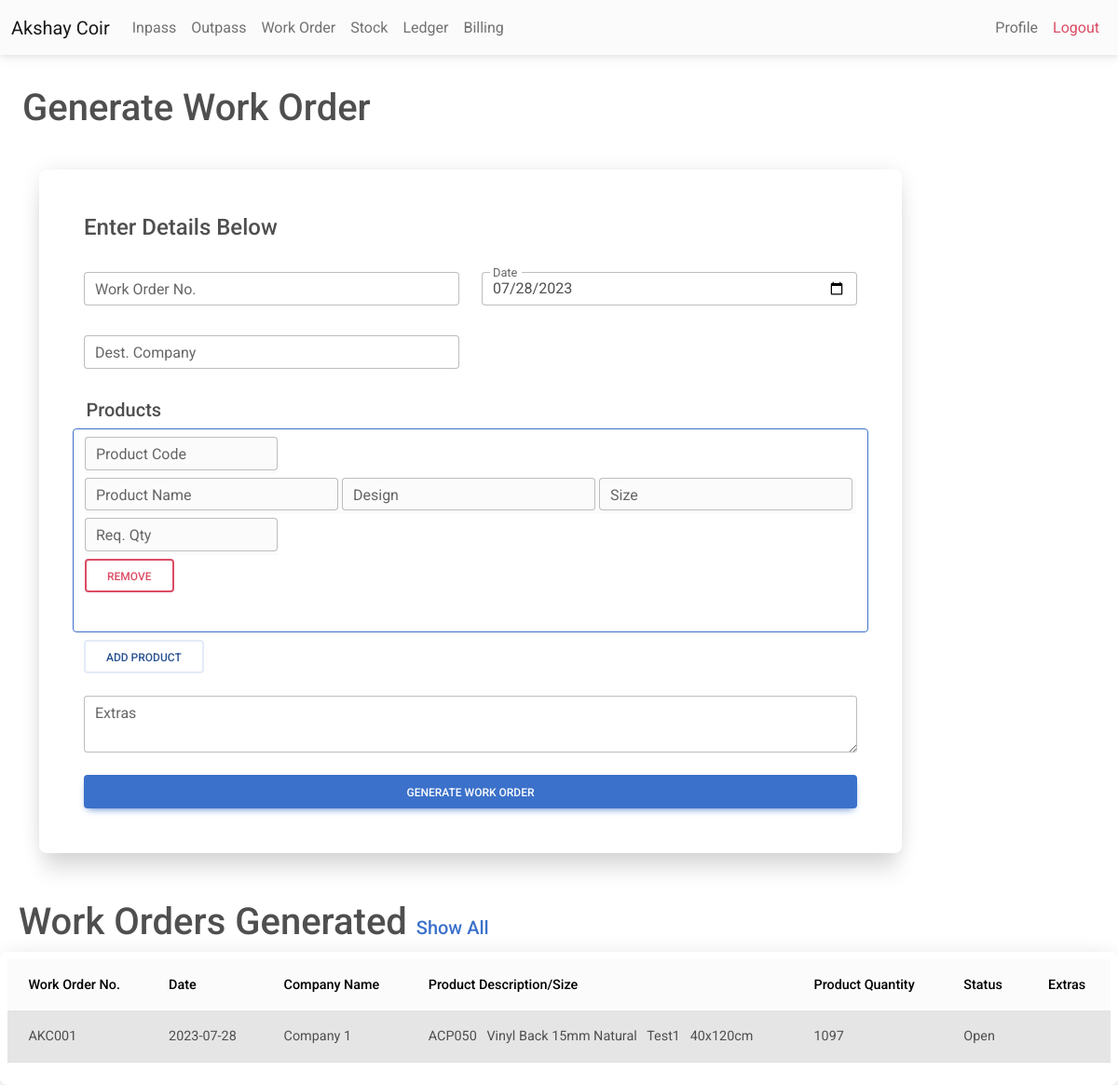
/workorder.php (signed in), run on the app's committed database.
### tables this page shows
CREATE TABLE IF NOT EXISTS `profile` (
  `name` varchar(50) NOT NULL,
  `wo` varchar(25) NOT NULL,
  `gstin` varchar(50) NOT NULL,
  `phoneno` varchar(15) NOT NULL,
  `inpass_count` int NOT NULL DEFAULT '1',
  `outpass_count` int NOT NULL DEFAULT '1',
  `user_id` varchar(50) NOT NULL,
  `password` varchar(255) NOT NULL,
  PRIMARY KEY (`user_id`)
);

CREATE TABLE IF NOT EXISTS `work_orders` (
  `id` int NOT NULL AUTO_INCREMENT,
  `date` date NOT NULL,
  `work_order_no` varchar(25) NOT NULL,
  `company` varchar(50) NOT NULL,
  `extras` varchar(50) NOT NULL,
  `status` varchar(20) NOT NULL DEFAULT 'Open',
  `timestamp` timestamp NOT NULL DEFAULT CURRENT_TIMESTAMP,
  `user_id` varchar(50) NOT NULL,
  PRIMARY KEY (`id`),
  UNIQUE KEY `work_order_no` (`work_order_no`)
);

CREATE TABLE IF NOT EXISTS `work_order_products` (
  `work_order_no` varchar(25) NOT NULL,
  `date_of_entry` date NOT NULL,
  `code` varchar(25) NOT NULL,
  `name` varchar(50) NOT NULL,
  `design` varchar(50) NOT NULL,
  `size` varchar(25) NOT NULL,
  `org_qty` int NOT NULL,
  `qty` int NOT NULL,
  `user_id` varchar(50) NOT NULL
);

### checkuserlogin.php (called while the page is built, shortened)
<?php
include 'conn.php';
$user_check = $_SESSION['username'];
$ses_sql = mysqli_query($conn, "select user_id from profile where user_id='$user_check'");
$row = mysqli_fetch_array($ses_sql, MYSQLI_ASSOC);
$loggedin_session = $row['user_id'];
?>

### workorder.php (the view, shortened to what this page needs)
<?php
include 'conn.php';
include 'nav.php';
?>
<?php
$sql4 = "select * from work_orders,work_order_products where work_orders.work_order_no = work_order_products.work_order_no AND work_orders.user_id = '" . (string) $loggedin_session . "' AND work_order_products.user_id = '" . (string) $loggedin_session . "' order by timestamp desc LIMIT 5";
$retval3 = mysqli_query($conn, $sql4);
?>
<html>
<body>
    <main>
        <br>
        <h1 class='mt-2 ms-4'>Generate Work Order</h1>
        <div class="container">
            <div class='row justify-content'>
                <div class="col-xl-10">
                    <br>
                    <form name='work_orders' class="bg-white rounded-5 shadow-5-strong p-5" method="POST">
                        <h4>Enter Details Below</h4> <br>
                        <div class="row mb-2">
                            <div class="col">
                                <div class="form-outline">
                                    <input type="text" id="workorderno" class="form-control" required
                                        name='work_order_no'>
                                    <label for='workorderno' class='form-label'>Work Order No.</label>
                                </div>
                            </div>
                            <div class="col">
                                <div class="form-outline datepicker">
                                    <input type="date" id='date' class="form-control" required name='date'>
                                    <label for='date' class='form-label'>Date</label>
                                </div>
                            </div>
                        </div>
                        <div class="row mb-2">
                            <div class="col">
                                <div class="form-outline mb-4">
                                    <input list='companylist' id='cname' class="form-control" required type="text"
                                        name='company_name'>
                                    <label for='cname' class='form-label'>Dest. Company</label>
                                </div>
                            </div>
                            <div class="col">
                            </div>
                        </div>
                        <label class="form-check-label">
                            <h5>Products</h5>
                        </label> <br>
                        <div id='product_fields' class='row  border border-1 border-primary rounded pt-2 mb-2'>
                        </div>
                        <button type="button" id="add_product_field" class="btn btn-outline-secondary"
                            data-mdb-ripple-color="dark">Add Product</button> <br>
                        <div class="form-outline mb-4 mt-4">
                            <textarea name='extras' id='extras' class='form-control'></textarea>
                            <label for='extras' class='form-label'>Extras</label>
                        </div>
                        <button type="submit" class="btn btn-primary btn-block" name="work_orders">Generate Work
                            Order</button>
                    </form> <br>
                </div>
            </div>
        </div>
        <div class="container mt-4 ms-2">
            <div class="col">
                <h1>Work Orders Generated <a href="workordershowall.php?f=0" class="fs-5" target="_blank">Show All</a>
                </h1>
            </div>
        </div>
        <div class="container-fluid mt-2 p-2 bg-white rounded-5 shadow-5-strong">
            <table class='table'>
                <thead class="table-light">
                    <th>
                        Work Order No.
                    </th>
                    <th>
                        Date
                    </th>
                    <th>
                        Company Name
                    </th>
                    <th>
                        Product Description/Size
                    </th>
                    <th>
                        Product Quantity
                    </th>
                    <th>
                        Status
                    </th>
                    <th>
                        Extras
                    </th>
                </thead>
                <tbody>
                    <tr>
                        <?php
                        $cur_no = -1;
                        $table_active = '';
                        while ($row = $retval3->fetch_assoc()) {
                            if ($cur_no == $row['work_order_no']) {
                            } else {
                                if ($table_active == 'table-active') {
                                    $table_active = '';
                                } else {
                                    $table_active = 'table-active';
                                }
                            }
                            if (!empty($row)) {
                                echo "
            <tr class='$table_active'>
            <td>
            {$row['work_order_no']}
            </td>
            <td>
            {$row['date']}
            </td>
            <td>
            {$row['company']}
            </td>
            <td>
            {$row['code']}
            &nbsp;
            " . ucwords($row['name']) . "
            &nbsp;
            " . ucwords($row['design']) . "
            &nbsp;
            {$row['size']}
            </td>
            <td>
            {$row['qty']}
            </td>
            <td>
            {$row['status']}
            </td>
            <td>
            {$row['extras']}
            </td>
            </tr>
            ";
                                $cur_no = $row['work_order_no'];
                            }
                        }
                        ?>
                    </tr>
                </tbody>
            </table>
        </div>
    </main>
</body>
</html>

### nav.php (shortened to what this page needs)
<?php
include 'checkuserlogin.php';
?>
<!DOCTYPE html>
<html>
<link rel="stylesheet" href="https://cdnjs.cloudflare.com/ajax/libs/font-awesome/6.0.0/css/all.min.css" />
<link rel="stylesheet" href="css/mdb.min.css" />
<?php
if(isset($loggedin_session)){
$userName = mysqli_fetch_assoc(mysqli_query($conn,"select name from profile where user_id = '".(string)$loggedin_session."'"))['name'];
}
?>
<body>
    <div id='dontprintnav'>
        <nav class="navbar navbar-expand-lg navbar-light bg-light">
            <div class="container-fluid">
                <a class="navbar-brand" href="profile.php"><?php echo $userName;?></a>
                <div class="collapse navbar-collapse" id="navbarNav">
                    <ul class="navbar-nav">
                        <li class="nav-item">
                            <a class="nav-link" href="inpass.php">Inpass</a>
                        </li>
                        <li class="nav-item">
                            <a class="nav-link" href="outpass.php">Outpass</a>
                        </li>
                        <li class="nav-item">
                            <a class="nav-link" href="workorder.php">Work Order</a>
                        </li>
                        <li class="nav-item">
                            <a class="nav-link" href="stock.php?f=0">Stock</a>
                        </li>
                        <li class="nav-item">
                            <a class="nav-link" href="ledger.php?f=0">Ledger</a>
                        </li>
                        <li class="nav-item">
                            <a class="nav-link" href="billing_workorder.php">Billing</a>
                        </li>
                    </ul>
                </div>
                <ul class="navbar-nav">
                    <div class="d-flex align-items-center">
                        <li class="nav-item">
                            <a class="nav-link" href="profile.php">Profile</a>
                        </li>
                        <li class="nav-item">
                            <a class="nav-link text-danger" href="logout.php">Logout</a>
                        </li>
                    </div>
                </ul>
            </div>
    </div>
</body>
</html>

### data on the page
profile: userName "Akshay Coir"
work_orders: work_order_products.work_order_no "AKC001", date "2023-07-28", company "Company 1", work_order_products.code "ACP050", work_order_products.name "Vinyl Back 15mm Natural", work_order_products.design "Test1", work_order_products.size "40x120cm", work_order_products.qty "1097", status "Open"
